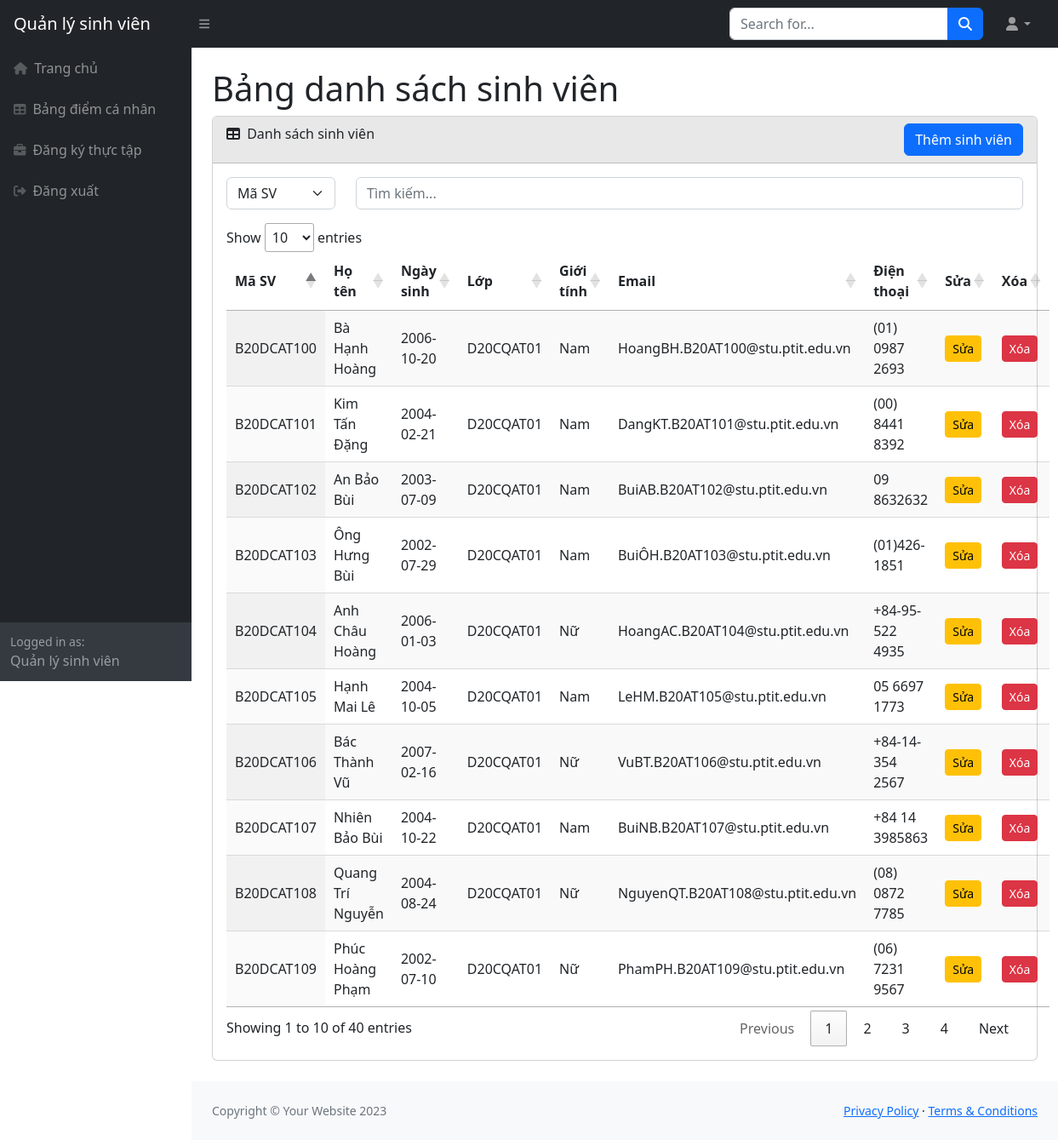
Page /startbootstrap-sb-admin-gh-pages/student-tables.php (signed in) on the committed database.
### tables this page shows
CREATE TABLE `users` (
  `user_id` varchar(10) NOT NULL,
  `full_name` varchar(100) DEFAULT NULL,
  `dob` date DEFAULT NULL,
  `gender` enum('Nam','Nữ') DEFAULT NULL,
  `class` varchar(50) DEFAULT NULL,
  `email` varchar(100) DEFAULT NULL,
  `phone` varchar(15) DEFAULT NULL,
  `role_in_class` varchar(15) DEFAULT NULL,
  `password_hash` varchar(255) DEFAULT NULL
);

### startbootstrap-sb-admin-gh-pages/student-tables.php (the view, shortened to what this page needs)
<?php
require 'db.php';
$students = [];
if (isset($_SESSION['role_in_class']) and $_SESSION['role_in_class']=='Admin') {
    $stmt = $conn->prepare("SELECT user_id, full_name, dob, gender, class, email, phone FROM users WHERE role_in_class='Student' or role_in_class='Lecturer'");
    $stmt->execute();
    $result = $stmt->get_result();
    while ($row = $result->fetch_assoc()) {
        $students[] = $row;
    }
    $stmt->close();
} else {
    $stmt = $conn->prepare("SELECT class FROM users WHERE user_id = ?");
    $stmt->bind_param("s", $_SESSION['user_id']);
    $stmt->execute();
    $stmt->bind_result($lecturer_class);
    $stmt = $conn->prepare("SELECT user_id, full_name, dob, gender, class, email, phone FROM users WHERE role_in_class='Student' AND class = ?");
    $stmt->bind_param("s", $lecturer_class);
    $stmt->execute();
    $result = $stmt->get_result();
    while ($row = $result->fetch_assoc()) {
        $students[] = $row;
    }
}
?>
<!DOCTYPE html>
<html lang="en">
    <head>
        <link href="https://cdn.jsdelivr.net/npm/simple-datatables@7.1.2/dist/style.min.css" rel="stylesheet" />
        <link href="css/styles.css" rel="stylesheet" />
        <link rel="stylesheet" href="https://cdn.datatables.net/1.13.7/css/jquery.dataTables.min.css"/>
    </head>
    <body class="sb-nav-fixed">
        <div id="layoutSidenav_nav">
            <?php include 'navigation.php'; ?>
        </div>
        <div id="layoutSidenav">
            <div id="layoutSidenav_nav">
                <?php include 'layout-sidenav.php' ?>
            </div>
            <div id="layoutSidenav_content">
                <main>
                    <div class="container-fluid px-4">
                        <h1 class="mt-4">Bảng danh sách sinh viên</h1>
                        <div class="card mb-4">
                            <div class="card-header">
                                <i class="fas fa-table me-1"></i>
                                Danh sách sinh viên
                                <button class="btn btn-primary float-end" href="add-student.php">Thêm sinh viên</button>
                            </div>
                            <div class="card-body">
                                <div class="row mb-3">
                                    <div class="col-auto">
                                        <select id="columnSelect" class="form-select">
                                            <option value="0">Mã SV</option>
                                        </select>
                                    </div>
                                    <div class="col">
                                        <input type="text" id="columnSearch" class="form-control" placeholder="Tìm kiếm...">
                                    </div>
                                </div>
                                <table id="studentTable" class="display">
                                    <thead>
                                        <tr>
                                            <th>Mã SV</th>
                                            <th>Họ tên</th>
                                            <th>Ngày sinh</th>
                                            <th>Lớp</th>
                                            <th>Giới tính</th>
                                            <th>Email</th>
                                            <th>Điện thoại</th>
                                            <th>Sửa</th>
                                            <th>Xóa</th>
                                        </tr>
                                    </thead>
                                    <tbody>
                                        <?php foreach ($students as $g): ?>
                                            <tr>
                                                <td><?= htmlspecialchars($g['user_id']) ?></td>
                                                <td><?= htmlspecialchars($g['full_name']) ?></td>
                                                <td><?= htmlspecialchars($g['dob']) ?></td>
                                                <td><?= htmlspecialchars($g['class']) ?></td>
                                                <td><?= htmlspecialchars($g['gender']) ?></td>
                                                <td><?= htmlspecialchars($g['email']) ?></td>
                                                <td><?= htmlspecialchars($g['phone']) ?></td>
                                                <td>
                                                    <a href="edit-student.php?user_id=<?= urlencode($g['user_id']) ?>" class="btn btn-sm btn-warning">Sửa</a>
                                                </td>
                                                <td>
                                                    <a href="delete-student.php?user_id=<?= urlencode($g['user_id']) ?>" class="btn btn-sm btn-danger" onclick="return confirm('Bạn có chắc muốn xóa sinh viên này?');">Xóa</a>
                                                </td>
                                            </tr>
                                            <?php endforeach; ?>
                                    </tbody>
                                </table>
                            </div>
                        </div>
                    </div>
                </main>
                <footer class="py-4 bg-light mt-auto">
                    <div class="container-fluid px-4">
                        <div class="d-flex align-items-center justify-content-between small">
                            <div class="text-muted">Copyright &copy; Your Website 2023</div>
                            <div>
                                <a href="#">Privacy Policy</a>
                                &middot;
                                <a href="#">Terms &amp; Conditions</a>
                            </div>
                        </div>
                    </div>
                </footer>
            </div>
        </div>
    </body>
</html>

### rows in the picture
users: user_id "B20DCAT100", full_name "Bà Hạnh Hoàng", dob "2006-10-20", class "D20CQAT01", gender "Nam", email "HoangBH.B20AT100@stu.ptit.edu.vn", phone "(01) 0987 2693"
users: user_id "B20DCAT101", full_name "Kim Tấn Đặng", dob "2004-02-21", class "D20CQAT01", gender "Nam", email "DangKT.B20AT101@stu.ptit.edu.vn", phone "(00) 8441 8392"
users: user_id "B20DCAT102", full_name "An Bảo Bùi", dob "2003-07-09", class "D20CQAT01", gender "Nam", email "BuiAB.B20AT102@stu.ptit.edu.vn", phone "09 8632632"
users: user_id "B20DCAT103", full_name "Ông Hưng Bùi", dob "2002-07-29", class "D20CQAT01", gender "Nam", email "BuiÔH.B20AT103@stu.ptit.edu.vn", phone "(01)426-1851"
users: user_id "B20DCAT104", full_name "Anh Châu Hoàng", dob "2006-01-03", class "D20CQAT01", gender "Nữ", email "HoangAC.B20AT104@stu.ptit.edu.vn", phone "+84-95-522 4935"
users: user_id "B20DCAT105", full_name "Hạnh Mai Lê", dob "2004-10-05", class "D20CQAT01", gender "Nam", email "LeHM.B20AT105@stu.ptit.edu.vn", phone "05 6697 1773"
users: user_id "B20DCAT106", full_name "Bác Thành Vũ", dob "2007-02-16", class "D20CQAT01", gender "Nữ", email "VuBT.B20AT106@stu.ptit.edu.vn", phone "+84-14-354 2567"
users: user_id "B20DCAT107", full_name "Nhiên Bảo Bùi", dob "2004-10-22", class "D20CQAT01", gender "Nam", email "BuiNB.B20AT107@stu.ptit.edu.vn", phone "+84 14 3985863"
users: user_id "B20DCAT108", full_name "Quang Trí Nguyễn", dob "2004-08-24", class "D20CQAT01", gender "Nữ", email "NguyenQT.B20AT108@stu.ptit.edu.vn", phone "(08) 0872 7785"
users: user_id "B20DCAT109", full_name "Phúc Hoàng Phạm", dob "2002-07-10", class "D20CQAT01", gender "Nữ", email "PhamPH.B20AT109@stu.ptit.edu.vn", phone "(06) 7231 9567"
